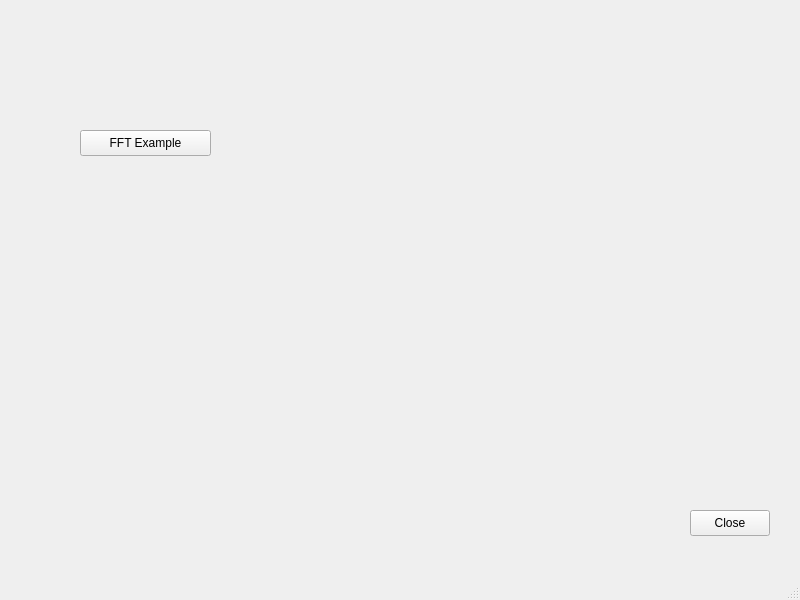
<?xml version="1.0" encoding="UTF-8"?>
<ui version="4.0">
 <class>MainWindow</class>
 <widget class="QMainWindow" name="MainWindow">
  <property name="geometry">
   <rect>
    <x>0</x>
    <y>0</y>
    <width>800</width>
    <height>600</height>
   </rect>
  </property>
  <property name="windowTitle">
   <string>MainWindow</string>
  </property>
  <widget class="QWidget" name="centralwidget">
   <widget class="QPushButton" name="btnClose">
    <property name="geometry">
     <rect>
      <x>690</x>
      <y>510</y>
      <width>80</width>
      <height>26</height>
     </rect>
    </property>
    <property name="text">
     <string>Close</string>
    </property>
   </widget>
   <widget class="QPushButton" name="btnFFTExample">
    <property name="geometry">
     <rect>
      <x>80</x>
      <y>130</y>
      <width>131</width>
      <height>26</height>
     </rect>
    </property>
    <property name="text">
     <string>FFT Example</string>
    </property>
   </widget>
  </widget>
  <widget class="QMenuBar" name="menubar">
   <property name="geometry">
    <rect>
     <x>0</x>
     <y>0</y>
     <width>800</width>
     <height>23</height>
    </rect>
   </property>
  </widget>
  <widget class="QStatusBar" name="statusbar"/>
 </widget>
 <resources/>
 <connections>
  <connection>
   <sender>btnClose</sender>
   <signal>clicked()</signal>
   <receiver>MainWindow</receiver>
   <slot>close()</slot>
   <hints>
    <hint type="sourcelabel">
     <x>729</x>
     <y>545</y>
    </hint>
    <hint type="destinationlabel">
     <x>399</x>
     <y>299</y>
    </hint>
   </hints>
  </connection>
 </connections>
</ui>
